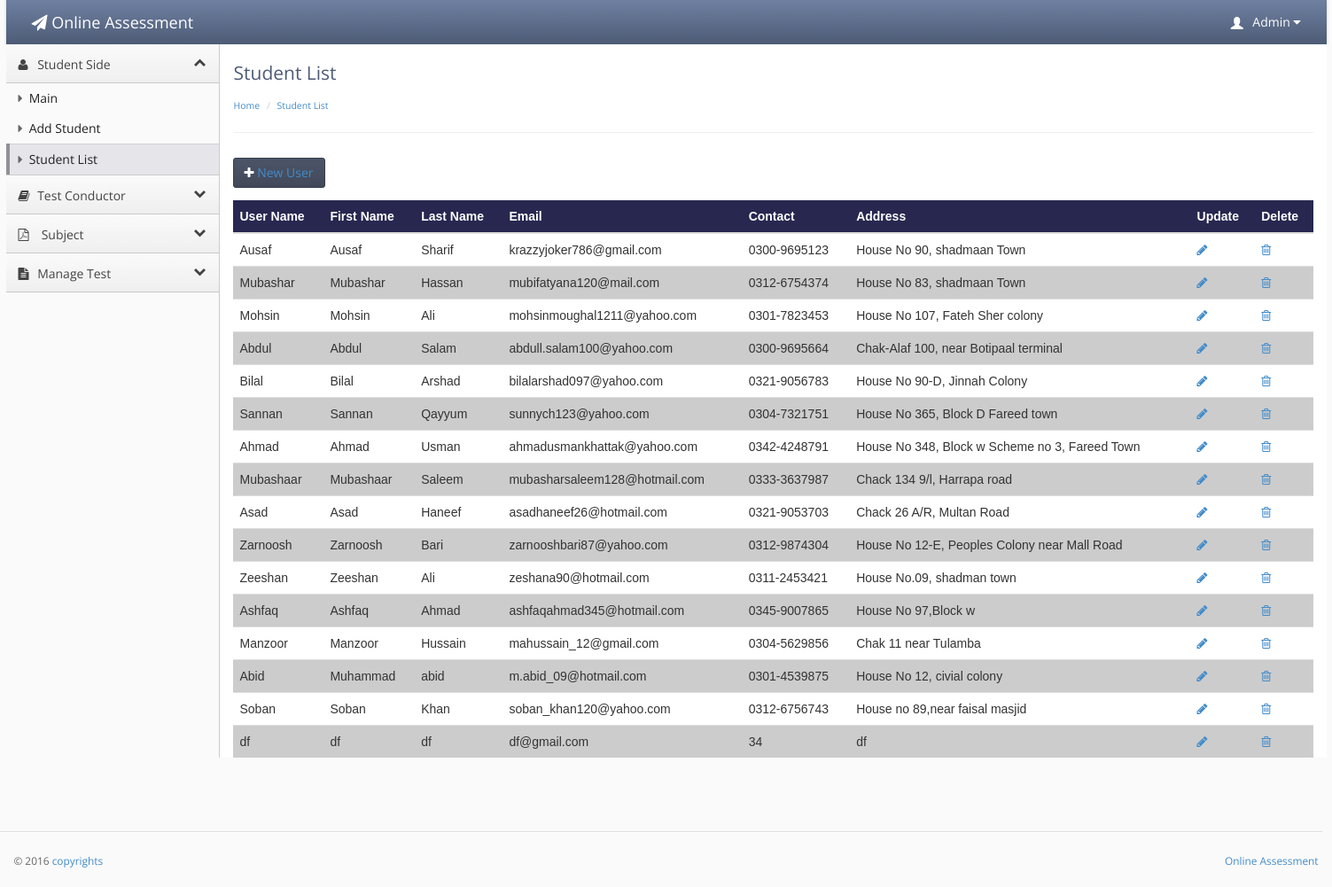
Screenshot of /OAS/users.php (signed in) with the database file from the repository.
### tables this page shows
CREATE TABLE IF NOT EXISTS `teacher_conductor` (
  `teacher_id` int(20) NOT NULL AUTO_INCREMENT,
  `user` varchar(20) NOT NULL,
  `f_name` varchar(20) NOT NULL,
  `l_name` varchar(30) NOT NULL,
  `password` varchar(20) NOT NULL,
  `email` varchar(40) NOT NULL,
  `contact` varchar(17) NOT NULL,
  `address` varchar(40) NOT NULL,
  `city` varchar(20) NOT NULL,
  `code` int(10) NOT NULL,
  `subject_id` int(20) unsigned DEFAULT NULL,
  `account` enum('Admin','teacher') NOT NULL DEFAULT 'teacher',
  PRIMARY KEY (`teacher_id`),
  UNIQUE KEY `subject_id_2` (`subject_id`),
  KEY `subject_id` (`subject_id`)
);

CREATE TABLE IF NOT EXISTS `student` (
  `student_id` int(20) NOT NULL AUTO_INCREMENT,
  `user` varchar(20) NOT NULL,
  `f_name` varchar(20) NOT NULL,
  `l_name` varchar(20) NOT NULL,
  `password` varchar(20) NOT NULL,
  `email` varchar(30) NOT NULL,
  `contact` varchar(20) NOT NULL,
  `address` varchar(50) NOT NULL,
  `city` varchar(20) NOT NULL,
  `code` varchar(20) NOT NULL,
  `image` varchar(1000) DEFAULT NULL,
  PRIMARY KEY (`student_id`),
  UNIQUE KEY `code` (`code`),
  KEY `user` (`user`)
);

### OAS/users.php (the view, shortened to what this page needs)
<?php
if(!isset($_SESSION['username']))
{
header('location:main_user.php');
}
else {
?>
<!doctype html>
<html lang="en"><head>
    <link rel="stylesheet" type="text/css" href="lib/bootstrap/css/bootstrap.css">
    <link rel="stylesheet" href="lib/font-awesome/css/font-awesome.css">
    <link rel="stylesheet" type="text/css" href="stylesheets/theme.css">
    <link rel="stylesheet" type="text/css" href="stylesheets/premium.css">
</head>
<body class=" theme-blue">
<div style="width:100%; height:auto;">
<div style="width:1490px; margin-left:auto; margin-right:auto; ">
    <div class="navbar navbar-default" role="navigation">
        <div class="navbar-header">
          <a class="" href="index.html"><span class="navbar-brand"><span class="fa fa-paper-plane"></span> Online Assessment</span></a></div>
           <?php
  if(isset($_SESSION['username']))
  {
  $id =$_SESSION['username'];
 $result = mysql_query("select * from teacher_conductor
WHERE teacher_conductor.user = '$id'");
while($row = mysql_fetch_array($result))
{
?>
        <div class="navbar-collapse collapse" style="height: 1px;">
          <ul id="main-menu" class="nav navbar-nav navbar-right">
            <li class="dropdown hidden-xs">
                <a href="#" class="dropdown-toggle" data-toggle="dropdown">
                    <span class="glyphicon glyphicon-user padding-right-small" style="position:relative;top: 3px;"></span>
                     <?php echo $row['f_name'];?>
                    <i class="fa fa-caret-down"></i>
                </a>
            </li>
          </ul>
        </div>
      </div>
    </div>
    </div></div>
<?php }}?>
<div style="width:100%; height:auto;">
<div style="width:1490px; margin-left:auto; margin-right:auto; ">
    <div class="sidebar-nav">
    <ul>
    <li><a href="#" data-target=".dashboard-menu" class="nav-header" data-toggle="collapse"><i class="fa fa-fw fa-user"></i> Student Side<i class="fa fa-collapse"></i></a></li>
    <li><ul class="dashboard-menu nav nav-list collapse in">
           <li ><a href="index.php"><span class="fa fa-caret-right"></span> Main</a></li>
            <li ><a href="add.php"><span class="fa fa-caret-right"></span> Add Student</a></li>
            <li class="active" ><a href="users.php"><span class="fa fa-caret-right"></span> Student List</a></li>
    </ul></li>
    <li data-popover="true"rel="popover" data-placement="right"><a href="#" data-target=".premium-menu" class="nav-header collapsed" data-toggle="collapse"><i class="fa fa-fw fa-book"></i> Test Conductor<i class="fa fa-collapse"></i></a></li>
        <li><a href="#" data-target=".accounts-menu" class="nav-header collapsed" data-toggle="collapse"><i class="fa fa-file-pdf-o "></i> Subject   <i class="fa fa-collapse"></i></a></li>
        <li><a href="#" data-target=".legal-menu" class="nav-header collapsed" data-toggle="collapse"><i class="fa fa-fw fa-file-text"></i> Manage Test<i class="fa fa-collapse"></i></a></li>
            </ul>
    </div>
    <div class="content">
        <div class="header">
            <h1 class="page-title">Student List</h1>
                    <ul class="breadcrumb">
           <li><a href="index.php">Home</a> </li>
             <li><a href="">Student List</a> </li>
        </ul>
        </div>
        <div class="main-content">
<div class="btn-toolbar list-toolbar">
    <button class="btn btn-primary"><i class="fa fa-plus"></i><a href="add.php"> New User</a></button>
</div>
<table class="table">
  <thead>
     <tr style="background-color:#272750; color:#FFFFFF;">
       <th>User Name</th>
      <th>First Name</th>
      <th>Last Name</th>
      <th>Email</th>
       <th>Contact</th>
        <th>Address</th>
         <th>Update</th>
         <th>Delete</th>
    </tr>
  </thead>
  <tbody>
    <tr>
     <?php
 $qry="select * from student";
  $result = mysql_query($qry);
        while ($row = mysql_fetch_array($result)) {
?>
      <td><?php echo $row['user'];?></td>
      <td><?php echo $row['f_name'];?></td>
      <td><?php echo $row['l_name'];?></td>
      <td><?php echo $row['email'];?></td>
      <td><?php echo $row['contact'];?></td>
      <td><?php echo $row['address'];?></td>
      <td>
           <a href="edit.php?id=<?php echo $row['student_id']; ?> "<i class="fa fa-pencil"></a>
      </td>
      <td> <a href="d_student.php?delete=<?php echo $row['student_id']; ?> "<i class="fa fa-trash-o"></a> </td>
    </tr>
   <?php } ?>
  </tbody>
</table>
</div></div>
           <footer>
                <hr style="width:1500px">
                <p class="pull-right"><a href="" target=""> Online Assessment</a></p>
                <p>© 2016 <a href="" target="">copyrights</a></p>
                </hr>            </footer>
        </div>
    </div>
</body></html><?php }?>

### OAS/users.php (style rules this page uses)
table { font-family: arial, sans-serif; border-collapse: collapse; width: 100%; }
td, th { text-align: left; padding: 8px; }
.navbar-default .navbar-brand, .navbar-default .navbar-brand:hover { color: #fff; }

### rows the page displays
teacher_conductor: f_name "Admin"
student: user "Ausaf", f_name "Ausaf", l_name "Sharif", email "krazzyjoker786@gmail.com", contact "0300-9695123", address "House No 90, shadmaan Town"
student: user "Mubashar", f_name "Mubashar", l_name "Hassan", email "mubifatyana120@mail.com", contact "0312-6754374", address "House No 83, shadmaan Town"
student: user "Mohsin", f_name "Mohsin", l_name "Ali", email "mohsinmoughal1211@yahoo.com", contact "0301-7823453", address "House No 107, Fateh Sher colony"
student: user "Abdul", f_name "Abdul", l_name "Salam", email "abdull.salam100@yahoo.com", contact "0300-9695664", address "Chak-Alaf 100, near Botipaal terminal"
student: user "Bilal", f_name "Bilal", l_name "Arshad", email "bilalarshad097@yahoo.com", contact "0321-9056783", address "House No 90-D, Jinnah Colony"
student: user "Sannan", f_name "Sannan", l_name "Qayyum", email "sunnych123@yahoo.com", contact "0304-7321751", address "House No 365, Block D Fareed town"
student: user "Ahmad", f_name "Ahmad", l_name "Usman", email "ahmadusmankhattak@yahoo.com", contact "0342-4248791", address "House No 348, Block w Scheme no 3, Fareed Town"
student: user "Mubashaar", f_name "Mubashaar", l_name "Saleem", email "mubasharsaleem128@hotmail.com", contact "0333-3637987", address "Chack 134 9/l, Harrapa road"
student: user "Asad", f_name "Asad", l_name "Haneef", email "asadhaneef26@hotmail.com", contact "0321-9053703", address "Chack 26 A/R, Multan Road"
student: user "Zarnoosh", f_name "Zarnoosh", l_name "Bari", email "zarnooshbari87@yahoo.com", contact "0312-9874304", address "House No 12-E, Peoples Colony near Mall Road"
student: user "Zeeshan", f_name "Zeeshan", l_name "Ali", email "zeshana90@hotmail.com", contact "0311-2453421", address "House No.09, shadman town"
student: user "Ashfaq", f_name "Ashfaq", l_name "Ahmad", email "ashfaqahmad345@hotmail.com", contact "0345-9007865", address "House No 97,Block w"
student: user "Manzoor", f_name "Manzoor", l_name "Hussain", email "mahussain_12@gmail.com", contact "0304-5629856", address "Chak 11 near Tulamba"
student: user "Abid", f_name "Muhammad", l_name "abid", email "m.abid_09@hotmail.com", contact "0301-4539875", address "House No 12, civial colony"
student: user "Soban", f_name "Soban", l_name "Khan", email "soban_khan120@yahoo.com", contact "0312-6756743", address "House no 89,near faisal masjid"
student: user "df", f_name "df", l_name "df", email "df@gmail.com", contact "34", address "df"
